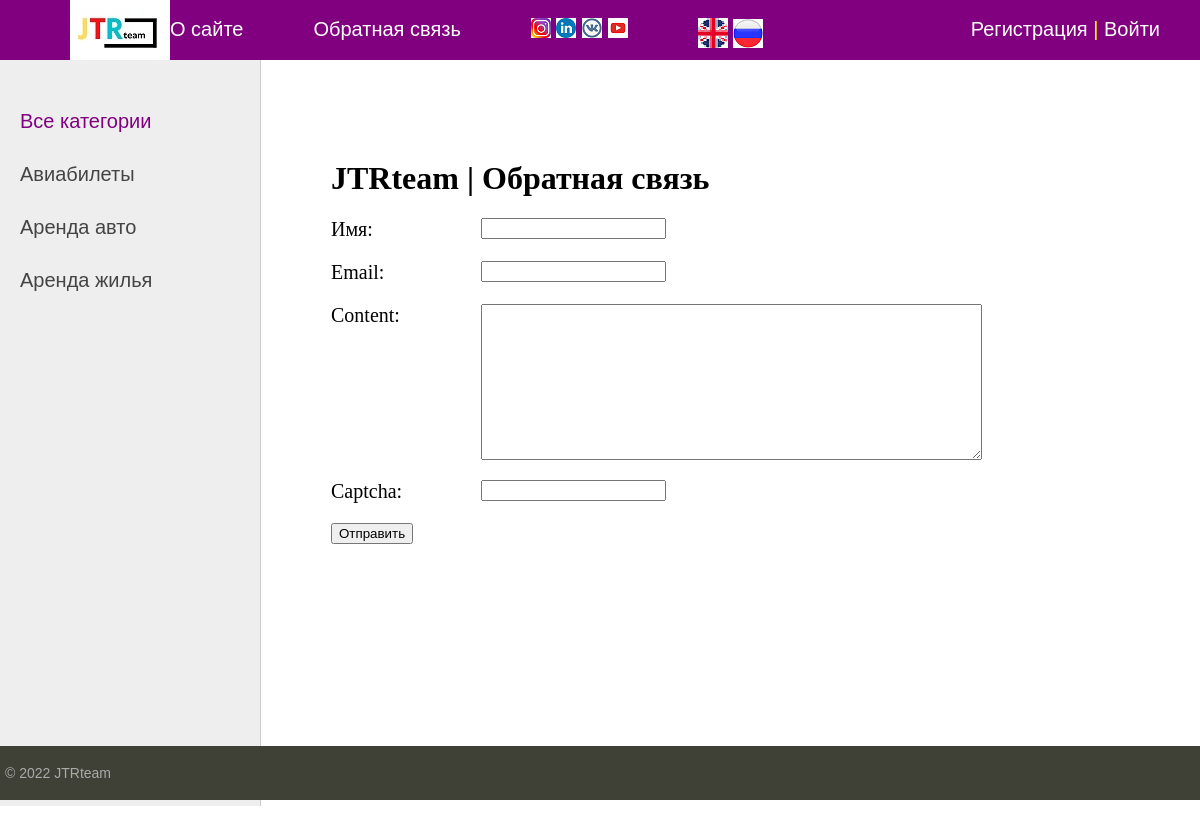
Page /contact/ on the committed database.
### JTR/models.py (models this page shows, shortened)
class Category(models.Model):
    name = models.CharField(max_length=100, db_index=True, verbose_name='Категория')
    slug = models.SlugField(max_length=255, unique=True, db_index=True, verbose_name='URL')
    def get_absolute_url(self):
        return reverse('category', kwargs={'cat_slug': self.slug})
    class Meta:
        verbose_name = 'Категория'
        verbose_name_plural = "Категории"
        ordering = ['id']

### JTR/views.py (the view, shortened to what this page needs)
# urls.py: path('contact/', ContactFormView.as_view(), name='contact'),
class ContactFormView(DataMixin, FormView):
    form_class = ContactForm
    template_name = 'JTR/contact.html'
    success_url = reverse_lazy('home')
    def get_context_data(self, *, object_list=None, **kwargs):
        context = super().get_context_data(**kwargs)
        c_def = self.get_user_context(title='JTRteam | Обратная связь')
        return dict(list(context.items()) + list(c_def.items()))

### JTR/forms.py
class ContactForm(forms.Form):
    name = forms.CharField(label='Имя', max_length=255)
    email = forms.EmailField(label='Email')
    content = forms.CharField(widget=forms.Textarea(attrs={'cols': 60, 'rows' :10}))
    captcha = CaptchaField()

### JTR/utilis.py (called while the page is built)
    def get_user_context(self, **kwargs):
        context = kwargs
        cats = cache.get('cats')
        if not cats:
            cats = Category.objects.annotate(Count('jtr'))
            cache.set('cats', cats, 60)
        user_menu = menu.copy()
        if not self.request.user.is_authenticated:
            user_menu.pop(1)
        context['menu'] = user_menu
        context['cats'] = cats
        if 'cat_selected' not in context:
            context['cat_selected'] = 0
        return context

### JTR/templates/JTR/contact.html (shortened to what this page needs)
{% extends 'JTR/base.html' %}
{% block content %}
<h1>{{title}}</h1>
<form method="post">
{% for f in form %}
<p><label class="form-label" for="{{ f.id_for_label }}">{{f.label}}:</label>{{ f }}</p>
{% endfor %}
    <button type="submit">Отправить</button>
</form>
{% endblock %}

### JTR/templates/JTR/base.html (shortened to what this page needs)
{% load static %}
{% load JTR_tags %}
<html>
<head>
    <link type="text/css" href="{% static 'JTR/css/styles.css' %}" rel="stylesheet" />
</head>
<body>
<table class="table-page" border=0 cellpadding="0" cellspacing="0">
<tr><td valign=top>
{% block mainmenu %}
        <div class="header">
            <ul id="mainmenu" class="mainmenu">
    <div>
                <li class="logo"><a href="{% url 'home'%}" ><li class="logo"><img src={% static 'JTR/images/logo_new2.png' %}
            </li>
    </div>
{% for m in menu %}
            <li><a href="{% url m.url_name %}">{{m.title}}</a></li>
{% endfor %}
    <div>
        <li>
        <a href="https://www.instagram.com/jtr.team" target="_blank"><img src={% static 'JTR/images/inst.png' %} class="marginLeft pull_right"></a>
        <a href="https://www.linkedin.com/in/timur-shemruk/" target="_blank"><img src={% static 'JTR/images/link.png' %} class="marginLeft pull_right"></a>
        <a href="https://vk.com/timur_keln" target="_blank"><img src={% static 'JTR/images/vk.png' %} class="marginLeft pull_right" ></a>
        <a href="https://youtube.com" target="_blank"><img src={% static 'JTR/images/yout.png' %} class="marginLeft pull_right" ></a>
        </li>
    </div>
    <div>
        <li>
        <a href="english/index.php" target="_blank"><img src={% static 'JTR/images/eng.png' %}  class="marginLeft pull_right"></a>
        <a href="russian/index.php" target="_blank"><img src={% static 'JTR/images/rus.png' %}  class="marginLeft pull_right"></a>
        </li>
</div>
            {% if request.user.is_authenticated %}
            <li class="last"> {{ user.username }} | <a href="{% url 'logout' %}">Выйти</a></li>
            {% else %}
            <li class="last"><a href="{% url 'register' %}">Регистрация</a> | <a href="{% url 'login' %}">Войти</a></li>
            {% endif %}
            </ul>
        </div>
{% endblock mainmenu %}
<table class="table-content" border=0 cellpadding="0" cellspacing="0">
<tr>
   <td valign="top" class="left-chapters">
   <ul id="leftchapters">
{% if cat_selected == 0 %}
       <li class="selected">Все категории</li>
{% else %}
       <li><a href="{% url 'home' %}">Все категории</a></li>
{% endif %}
{% for c in cats %}
{% if c.jtr__count > 0 %}
   {% if c.pk == cat_selected %}
       <li class="selected">{{c.name}}</li>
   {% else %}
       <li><a href="{{ c.get_absolute_url }}">{{c.name}}</a> </li>
   {% endif %}
{% endif %}
{% endfor %}
   </ul>
</td>
<td valign="top" class="content">
    <div class="content-text">
{% block content %}
{% endblock %}
    </div>
</td></tr></table>
</td></tr>
<tr><td valign=top>
    <div id="footer">
        <p>&copy; 2022 JTRteam</p>
    </div>
</td></tr></table>
</body>
</html>

### JTR/static/JTR/css/styles.css (style rules this page uses)
html, body { font-family: 'Arial'; margin: 0; padding: 0; height: 100%; width: 100%; color: #444; }
a { color: #0059b2; text-decoration: none; }
img { max-width: 600px; height: auto; }
.table-page { width: 100%; height: 100%; vertical-align: top; }
.table-page tr { height: 100%; }
.header { background: #800080; height: 60px; }
ul.mainmenu { list-style: none; margin: 0; padding: 0; height: 60px; color: #ffff00; font-size: 20px; overflow: hidden; }
ul.mainmenu li { float: left; margin: 18px 40px 0 30px; }
ul.mainmenu li.logo { margin: 0; }
ul.mainmenu li.last { float: right; }
ul.mainmenu li a { color: #ffffff ; text-decoration: none; }
.table-content { width: 100%; min-height: 100%; height: 100%; }
.left-chapters { margin: 0; background: #eee; border-right: 1px solid #ccc; min-height: 100%; }
.left-chapters ul { width: 230px; min-height: 100%; margin: 0; padding: 20px 10px 10px 20px; list-style: none; font-size: 20px; }
.left-chapters ul li { margin: 30px 0 0 0; color: #999; }
.left-chapters ul li.selected { color: #800080; }
.left-chapters ul li a { color: #444; text-decoration: none; }
.content { padding: 40px 20px 20px 40px; width: 100%; box-sizing: border-box; }
.content-text { margin: 60px 0 0 30px; color: #000; font-size: 20px; font-family: Yandex Sans Display Light; }
.content-text h1 { font-size: 32px; }
#footer { box-sizing: border-box; background: #3F4137; padding: 5px; color: #aaa; font-size: 14px; font-family: Verdana, Geneva, Arial, Helvetica; text-align: left; overflow: hidden; }
.form-label { display: inline-block; min-width: 150px; vertical-align: top; }

### rows in the picture
Category: name "Авиабилеты"
Category: name "Аренда авто"
Category: name "Аренда жилья"

### other values in the picture
{{ m.title }} "О сайте" "Обратная связь"
{{ title }} "JTRteam | Обратная связь"
{{ f.label }} "Имя" "Email" "Content" "Captcha"
